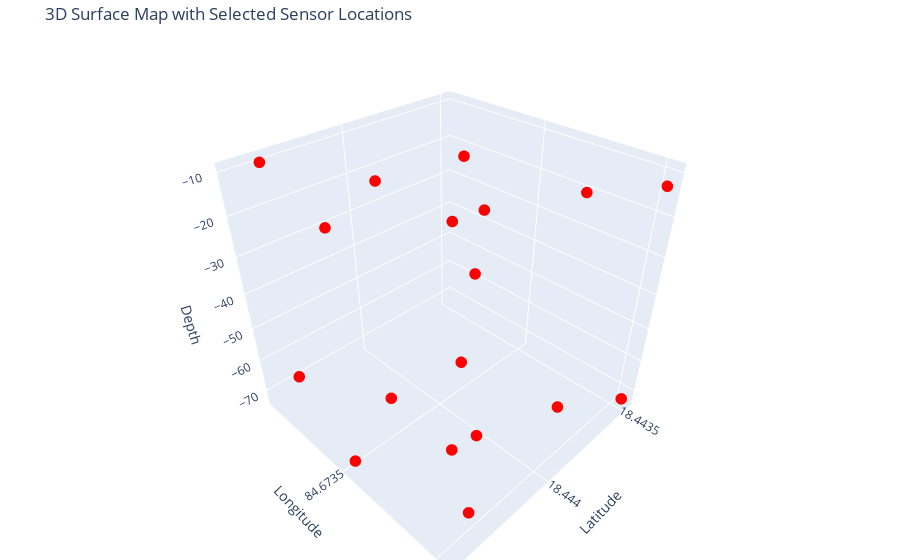

Notebook code cell kept with this figure:
### Code cell
fig = go.Figure()

# Add surface map
fig.add_trace(go.Surface(
    x=df['Latitude'], y=df['Longitude'], z=df['Depth'],
    colorscale='turbo',
    opacity=1,
    showscale=False
))

# Add selected sensors as scatter plot
fig.add_trace(go.Scatter3d(
    x=selected_sensor['Latitude'], y=selected_sensor['Longitude'], z=selected_sensor['Depth'],
    mode='markers',
    marker=dict(
        size=4,
        color='red',
        symbol='circle'
    ),
    name='Selected Sensors'
))

# Customize layout
fig.update_layout(
    title='3D Surface Map with Selected Sensor Locations',
    scene=dict(
        xaxis_title='Latitude',
        yaxis_title='Longitude',
        zaxis_title='Depth',
    ),
    margin=dict(l=0, r=0, b=0, t=40)
)

# Show the plot
fig.show()

### Figure 1 — Plotly figure (JSON) as saved in the notebook; plotly's stock layout.template omitted (floating-point values rounded to 4 significant figures)
{"data": [{"colorscale": [[0, "#30123b"], [0.07143, "#4145ab"], [0.1429, "#4675ed"], [0.2143, "#39a2fc"], [0.2857, "#1bcfd4"], [0.3571, "#24eca6"], [0.4286, "#61fc6c"], [0.5, "#a4fc3b"], [0.5714, "#d1e834"], [0.6429, "#f3c63a"], [0.7143, "#fe9b2d"], [0.7857, "#f36315"], [0.8571, "#d93806"], [0.9286, "#b11901"], [1, "#7a0402"]], "opacity": 1, "showscale": false, "type": "surface", "x": [18.44, 18.44, 18.44, 18.44, 18.44, 18.44, 18.44, 18.44, 18.44], "y": [84.67, 84.67, 84.67, 84.67, 84.67, 84.67, 84.67, 84.67, 84.67], "z": [-133, -133, -132, -131, -131, -131, -131, -130, -130]}, {"marker": {"color": "red", "size": 4, "symbol": "circle"}, "mode": "markers", "name": "Selected Sensors", "type": "scatter3d", "x": [18.44, 18.44, 18.44, 18.44, 18.44, 18.44, 18.44, 18.44, 18.44, 18.44, 18.44, 18.44, 18.44, 18.44, 18.44, 18.44, 18.44, 18.44], "y": [84.67, 84.67, 84.67, 84.67, 84.67, 84.67, 84.67, 84.67, 84.67, 84.67, 84.67, 84.67, 84.67, 84.67, 84.67, 84.67, 84.67, 84.67], "z": [-73.0, -13.0, -73.0, -13.0, -72.0, -12.0, -71.0, -11.0, -71.0, -11.0, -71.0, -11.0, -71.0, -11.0, -70.0, -10.0, -70.0, -10.0]}], "layout": {"margin": {"b": 0, "l": 0, "r": 0, "t": 40}, "scene": {"xaxis": {"title": {"text": "Latitude"}}, "yaxis": {"title": {"text": "Longitude"}}, "zaxis": {"title": {"text": "Depth"}}}, "title": {"text": "3D Surface Map with Selected Sensor Locations"}}}
